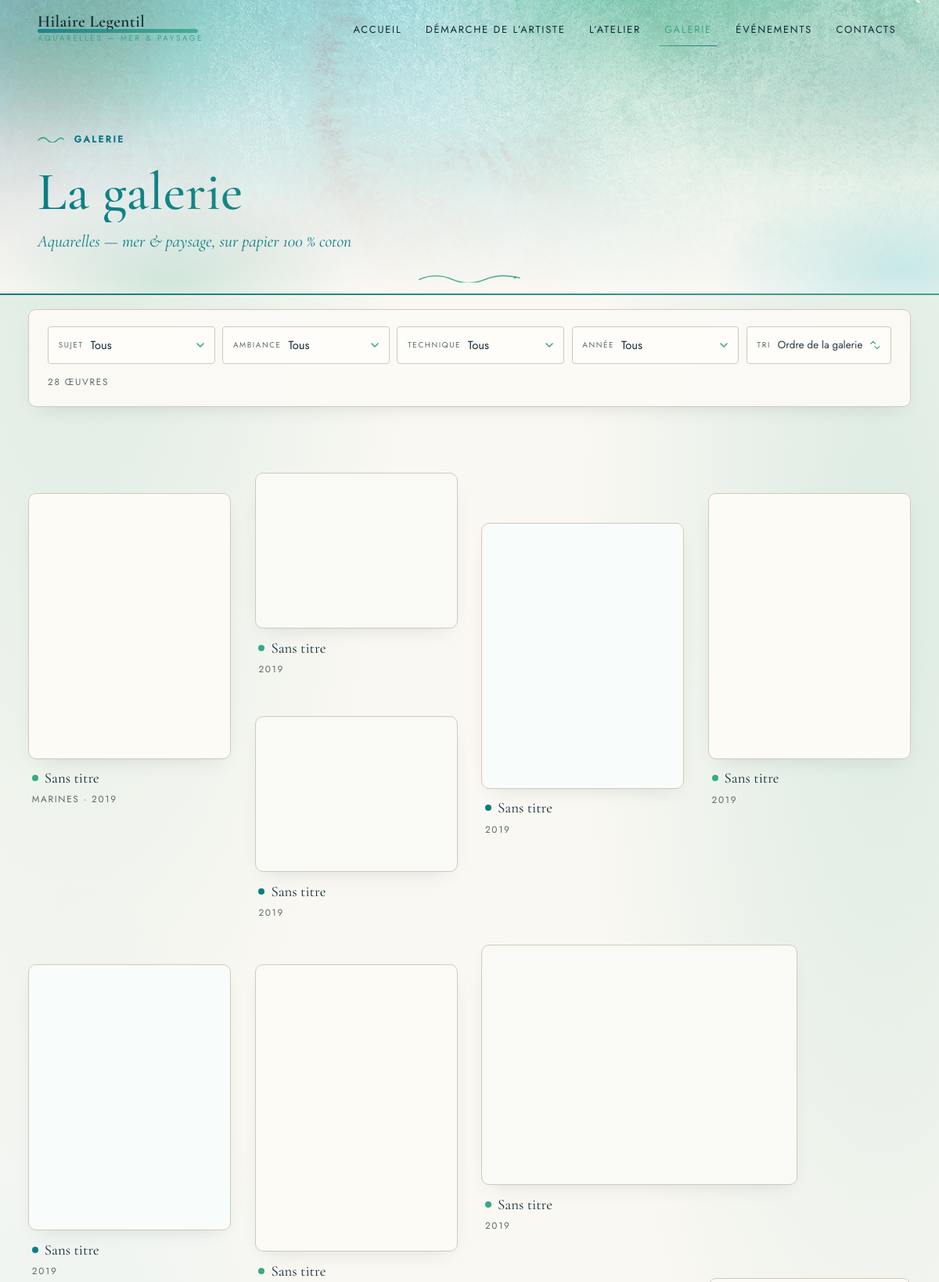
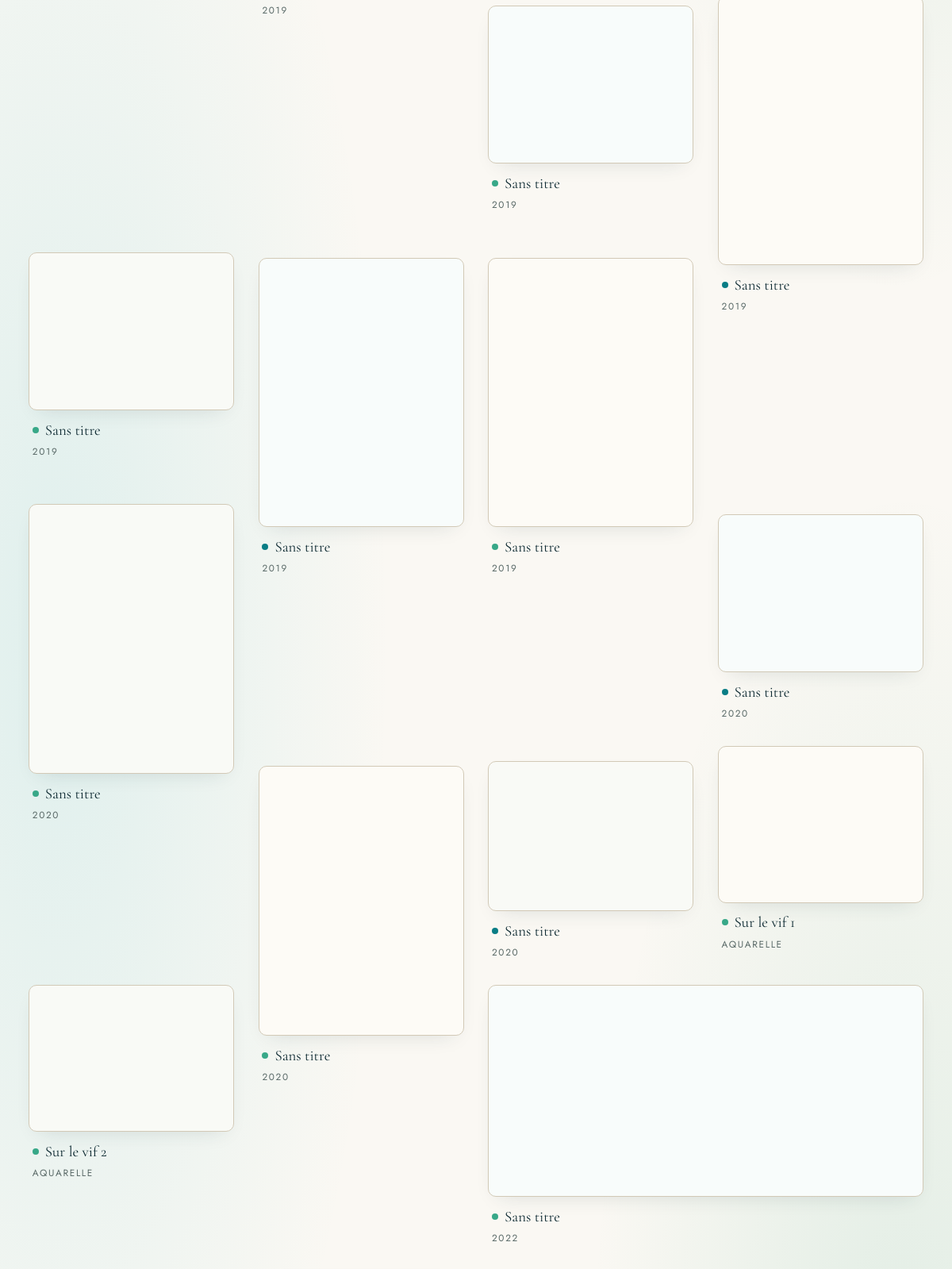
Page /galerie (upper part) on the committed database (2 pictures, top to bottom).
### tables this page shows
CREATE TABLE settings (
    key TEXT PRIMARY KEY,
    value TEXT NOT NULL DEFAULT ''
);

CREATE TABLE works (
    id INTEGER PRIMARY KEY AUTOINCREMENT,
    title TEXT NOT NULL DEFAULT 'Sans titre',
    slug TEXT UNIQUE NOT NULL,
    description TEXT DEFAULT '',
    category TEXT DEFAULT '',
    technique TEXT DEFAULT '',
    dimensions TEXT DEFAULT '',
    year TEXT DEFAULT '',
    folder TEXT NOT NULL,
    img_w INTEGER DEFAULT 0,
    img_h INTEGER DEFAULT 0,
    position INTEGER NOT NULL DEFAULT 0,
    published INTEGER NOT NULL DEFAULT 1,
    created_at TEXT NOT NULL
, tonality TEXT DEFAULT '', chroma REAL DEFAULT 0, sujet TEXT, ambiance TEXT);

### app.py (the view)
@app.route("/galerie")
def gallery():
    works = get_works()
    cats = []
    for w in works:
        if w["category"] and w["category"] not in cats:
            cats.append(w["category"])
    def _tallies(key):
        out = {}
        for w in works:
            v = (w[key] or "").strip()
            if v:
                out[v] = out.get(v, 0) + 1
        return list(out.items())
    sujets = _tallies("sujet")
    ambiances = _tallies("ambiance")
    techs = _tallies("technique")
    years = _tallies("year")
    years.sort(key=lambda p: p[0], reverse=True)
    conn = db.connect()
    vif = conn.execute("SELECT folder, img_w, img_h FROM atelier "
                       "WHERE kind='vif' ORDER BY position, id").fetchall()
    conn.close()
    return render_template("gallery.html", works=works, categories=cats,
                           sujets=sujets, ambiances=ambiances, techs=techs,
                           years=years, vif=vif)

### app.py (called while the page is built)
@app.context_processor
def inject_globals():
    s = db.get_settings()
    hl_works = get_works()
    return {
        "SITE": SITE,
        "S": s,
        "admin_user": auth.current_admin(),
        "csrf": auth.csrf_token(),
        "year": date.today().year,
        "map_center": [49.4894, -1.5048],   # Yvetot-Bocage (Normandie)
        "map_radius": 75000,                # 75 km
        "hl_slugs": ",".join(w["slug"] for w in hl_works),
        "hl_total": len(hl_works),
        "vapid_pub": VAPID_PUB,
    }

def get_works(only_published=True):
    conn = db.connect()
    q = "SELECT * FROM works"
    if only_published:
        q += " WHERE published = 1"
    q += " ORDER BY position, id"
    rows = conn.execute(q).fetchall()
    conn.close()
    return rows

@app.after_request
def security_headers(resp):
    resp.headers.setdefault("X-Content-Type-Options", "nosniff")
    resp.headers.setdefault("Referrer-Policy", "strict-origin-when-cross-origin")
    resp.headers.setdefault("Permissions-Policy", "geolocation=(), microphone=(), camera=()")
    return resp

### auth.py (called while the page is built)
def current_admin():
    return session.get("admin_user") if session.get("admin_auth") else None

def csrf_token():
    if "csrf" not in session:
        session["csrf"] = secrets.token_hex(16)
    return session["csrf"]

### db.py (called while the page is built)
def connect():
    os.makedirs(DATA_DIR, exist_ok=True)
    conn = sqlite3.connect(DB_PATH)
    conn.row_factory = sqlite3.Row
    conn.execute("PRAGMA foreign_keys=ON")
    return conn

def get_settings():
    conn = connect()
    rows = conn.execute("SELECT key, value FROM settings").fetchall()
    conn.close()
    return {r["key"]: r["value"] for r in rows}

### templates/gallery.html (shortened to what this page needs)
{% extends "base.html" %}
{% from "_macros.html" import work_card %}
{% macro dd_arrow() -%}
<svg class="hl-dd-arr" width="10" height="6" viewBox="0 0 10 6" aria-hidden="true"><path d="M1 1l4 4 4-4" fill="none" stroke="currentColor" stroke-width="1.6" stroke-linecap="round" stroke-linejoin="round"/></svg>
{%- endmacro %}
{% macro dd_group(g, lab, all_label, pairs, dots=false, total=works|length) -%}
<div class="hl-dd" data-g="{{ g }}">
  <button type="button" class="hl-dd-btn" aria-expanded="false" aria-haspopup="listbox">
    <span class="hl-dd-lab">{{ lab }}</span>
    <span class="hl-dd-val">Tous</span>
    {{ dd_arrow() }}
  </button>
</div>
{%- endmacro %}
{% block content %}
<header class="page-head">
  <div class="container reveal">
    <p class="label">Galerie</p>
    <h1 class="page-title">La galerie</h1>
    <p class="page-sub">{{ S.get('gallery_sub', 'Aquarelles — mer & paysage, sur papier 100 % coton') }}</p>
  </div>
</header>
{% if works %}
<div class="container hl-filters reveal" id="hl-filters">
  <div class="hl-fbar" role="group" aria-label="Filtrer et trier les œuvres">
    {% if sujets %}{{ dd_group('sujet', 'Sujet', 'Tous les sujets', sujets) }}{% endif %}
    {% if ambiances %}{{ dd_group('ambiance', 'Ambiance', 'Toutes les ambiances', ambiances, dots=true) }}{% endif %}
    {% if techs %}{{ dd_group('technique', 'Technique', 'Toutes les techniques', techs) }}{% endif %}
    {% if years %}{{ dd_group('annee', 'Année', 'Toutes les années', years) }}{% endif %}
    <button type="button" class="hl-sort-btn" id="hl-sort"
            title="Tri actuel : Ordre de la galerie — cliquer pour changer">
      <span class="hl-dd-lab">Tri</span>
      <span class="hl-sort-val" id="hl-sort-val">Ordre de la galerie</span>
      <svg width="14" height="14" viewBox="0 0 24 24" aria-hidden="true"><path d="M4 9l5-5 5 5M13 15l5 5 5-5" transform="translate(-1 0)" fill="none" stroke="currentColor" stroke-width="2" stroke-linecap="round" stroke-linejoin="round"/></svg>
    </button>
  </div>
  <div class="hl-fstatus">
    <p class="hl-fcount" id="gallery-count" aria-live="polite">{{ works|length }} œuvre{{ 's' if works|length > 1 }}</p>
  </div>
</div>
{% endif %}
<section class="section gallery-section">
  <div class="container">
    {% if works %}
    <div class="gallery-grid" id="gallery-grid">
      {% for w in works %}{{ work_card(w, loop.index0) }}{% endfor %}
    </div>
    {% else %}
    <p class="muted">La galerie sera bientôt en ligne. Merci de revenir très vite.</p>
    {% endif %}
  </div>
</section>
{% endblock %}

### templates/_macros.html
{% macro picture(area, folder, alt, sizes='(max-width:760px) 100vw, 600px', cls='', loading='lazy') -%}
<img class="{{ cls }}" loading="{{ loading }}" decoding="async"
     src="/uploads/{{ area }}/{{ folder }}/medium.webp"
     alt="{{ alt }}">
{%- endmacro %}
{% macro span_class(w, i) -%}
{%- set r = (w.img_w / w.img_h) if w.img_h else 1 -%}
{%- if r >= 1.75 -%}s-wide{%- elif r <= 0.85 -%}s-tall{%- elif i % 5 == 2 -%}s-big{%- else -%}s-std{%- endif -%}
{%- endmacro %}
{% macro work_card(w, i=0) -%}
<a class="work {{ span_class(w, i) }}" href="{{ url_for('work', slug=w.slug) }}"
   data-tn="{{ w.tonality or '' }}" data-sujet="{{ w.sujet or '' }}"
   data-amb="{{ w.ambiance or '' }}" data-tech="{{ w.technique or '' }}"
   data-year="{{ w.year or '' }}"
   aria-label="{{ w.title }} — voir l'œuvre">
  <span class="work-frame">
    {{ picture('works', w.folder, 'Aquarelle — ' ~ (w.title or 'Sans titre') ~ (' — ' ~ w.category if w.category),
               sizes='(max-width:700px) 92vw, (max-width:1100px) 46vw, 32vw', cls='work-img') }}
  </span>
  <span class="work-caption">
    <span class="work-title">{{ w.title }}</span>
    <span class="work-meta">{{ w.category ~ ' · ' ~ w.year if w.category and w.year else (w.category or w.year or 'Aquarelle') }}</span>
  </span>
</a>
{%- endmacro %}

### rows in the picture
settings: get "Aquarelles — mer & paysage, sur papier 100 % coton"
works: shows a picture, title "Sans titre", category+year "MARINES · 2019"
works: shows a picture, title "Sans titre", category+year "2019"
works: shows a picture, title "Sans titre", category+year "2019"
works: shows a picture, title "Sans titre", category+year "2019"
works: shows a picture, title "Sans titre", category+year "2019"
works: shows a picture, title "Sans titre", category+year "2019"
works: shows a picture, title "Sans titre", category+year "2019"
works: shows a picture, title "Sans titre", category+year "2019"
works: shows a picture, title "Sans titre", category+year "2019"
works: shows a picture, title "Sans titre", category+year "2019"
works: shows a picture, title "Sans titre", category+year "2019"
works: shows a picture, title "Sans titre", category+year "2019"
works: shows a picture, title "Sans titre", category+year "2019"
works: shows a picture, title "Sans titre", category+year "2020"
works: shows a picture, title "Sans titre", category+year "2020"
works: shows a picture, title "Sans titre", category+year "2020"
works: shows a picture, title "Sans titre", category+year "2020"
works: shows a picture, title "Sans titre", category+year "2022"
works: folder (picture), title "Sur le vif 1", category+year "AQUARELLE"
works: folder (picture), title "Sur le vif 2", category+year "AQUARELLE"

### other values in the picture
{{ lab }} "SUJET AMBIANCE TECHNIQUE ANNÉE"
